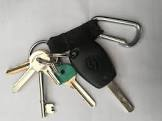
#> input picture images/keys/llaves_30.jpg, 162 x 121 px
$ jupyter execute --allow-errors BoxGenerator.ipynb
#> lines starting #> are read from the running program, lines starting #| are printed output that depends on the picture; after the words box and inside, x2 and y2 are one past the last pixel; in counts of white or black regions, pixels touching at a corner belong together
#> further down, image is the input picture: shape (121, 162, 3); mean B, G, R 152.9, 157.7, 158
[cell 1]
import os
import torch
import torch.nn as nn
import torch.optim as optim
import torchvision
from torchvision import transforms
from torchvision.datasets import ImageFolder
from torch.utils.data import DataLoader
import torch.nn.functional as F
from torch.utils.data import random_split
from PIL import Image
import cv2
import numpy as np
import json
import glob
import re

#> (a cell that did not finish here is left out)

[cell 3]
# Definir la arquitectura del modelo CNN
class CNN(nn.Module):
    # [58 lines left out: functions __init__, forward, predict_image, predict_region, not called in this run]

#> (the rest of this cell did not finish here and is left out)

[cell 4]
learning_rate = 0.001
#> (the rest of this cell did not finish here and is left out)

[cell 5]
# Entrenamiento del modelo
epochs = 16
#> (the rest of this cell did not finish here and is left out)

#> (a cell that did not finish here is left out)

#> (a cell that did not finish here is left out)

[cell 8]
def generate_bounding_boxes(image):
    # Convertir la imagen a escala de grises
    gray = cv2.cvtColor(image, cv2.COLOR_BGR2GRAY)
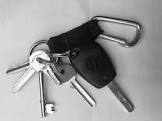
#> gray: shape (121, 162); min 1, max 254, mean 157.3

    # Aplicar un umbral para obtener una imagen binaria
    _, thresh = cv2.threshold(gray, 221, 255, cv2.THRESH_BINARY)
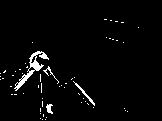
#> thresh: shape (121, 162); 2.8% white in thin lines or dots, all inside (x1, y1, x2, y2) = (0, 19, 139, 120)

    # Aplicar erosión y dilatación para eliminar ruido y conectar regiones
    kernel = np.ones((5,5),np.uint8)
    opening = cv2.morphologyEx(thresh, cv2.MORPH_OPEN, kernel)
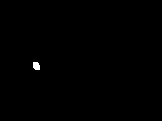
#> opening: shape (121, 162); 0.25% white; 1 white region

    # Encontrar contornos en la imagen binaria
    contours, _ = cv2.findContours(thresh, cv2.RETR_EXTERNAL, cv2.CHAIN_APPROX_SIMPLE)
#> contours = 57 contours, 54 with area under 20; largest, box (x1, y1, x2, y2) and area: (14, 51, 49, 91) 262, (73, 81, 95, 106) 42, (46, 104, 53, 114) 30

    bounding_boxes = []

    # Iterar sobre los contornos encontrados
    for contour in contours:
        area = cv2.contourArea(contour)
        if area > 50:  # Filtrar contornos con un área mínima de 100 píxeles
            # Obtener las coordenadas de la caja delimitadora que rodea al contorno
            x, y, w, h = cv2.boundingRect(contour)
            bounding_boxes.append((x, x+w, y, y+h))  # Formato de caja: (x_min, x_max, y_min, y_max)
#> this loop made 57 passes
#> (area, x, y, w, h) on pass 46: (262, 14, 51, 35, 40)
#> area on passes 12, 30: 30, 42.5
#> after the loop, bounding_boxes = [(14, 49, 51, 91)]

    return bounding_boxes

[cell 9]
def process_images(images, images_names): #Generar KEYS
    annotations = []
    categories = [
        {"id": 91, "name": "keys"},
        {"id": 92, "name": "pencil"},
        {"id": 93, "name": "sneakers"}
    ]

    for idx, image in enumerate(images):
        bounding_boxes = generate_bounding_boxes(image)

        for bbox in bounding_boxes:
            x_min, y_min, x_max, y_max = bbox
            region_of_interest = image[y_min:y_max, x_min:x_max]

            #category_id = model.predict_region(region_of_interest) + 91 # Coco dataset ends in id=90
            category_id = 91
            annotations.append({"image_id": idx, "category_id": category_id, "bbox": [x_min, y_min, x_max - x_min, y_max - y_min]})

    # Construir el diccionario JSON final
    json_data = {"annotations": annotations, "categories": categories, "images": [{"id": i, "file_name": images_names[i]} for i in range(len(images_names))]}

    return json_data

[cell 10]
def process_all_images(images, images_names, category=0):
    annotations = []
    categories = [
        {"id": 91, "name": "keys"},
        {"id": 92, "name": "pencil"},
        {"id": 93, "name": "sneakers"}
    ]

    for idx, image in enumerate(images):
        bounding_boxes = generate_bounding_boxes(image)

        for bbox in bounding_boxes:
            x_min, y_min, x_max, y_max = bbox
            #region_of_interest = image[y_min:y_max, x_min:x_max]

            #category_id = model.predict_region(region_of_interest) + 91 # Coco dataset ends in id=90
            #category_id = 91
            if "llaves" in images_names[idx]:
                category_id = 91
            elif "pencil" in images_names[idx]:
                category_id = 92
            elif "zapatilas" in images_names[idx]:
                category_id = 93
            else:
                category_id = 0  # Otra categoría por defecto
            annotations.append({"image_id": idx, "category_id": category_id, "bbox": [x_min, x_max, y_min, y_max]})

    # Construir el diccionario JSON final
    json_data = {"annotations": annotations, "categories": categories, "images": [{"id": i, "file_name": images_names[i]} for i in range(len(images_names))]}

    return json_data

[cell 11]
# GENERAR BOXES A UNA IMAGEN
image = cv2.imread('./images/keys/llaves_30.jpg')

# Generar las cajas delimitadoras
bounding_boxes = generate_bounding_boxes(image)
#> bounding_boxes = [(14, 49, 51, 91)]

# Dibujar las cajas delimitadoras en la imagen original
for box in bounding_boxes:
    cv2.rectangle(image, (box[0], box[2]), (box[1], box[3]), (0, 255, 0), 2)
    print(box[0], box[1], box[2], box[3])
#> this loop made 1 pass
#| 14 49 51 91
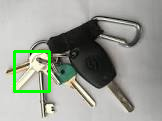
#> image: shape (121, 162, 3); 2.28% of pixels changed, all inside (x1, y1, x2, y2) = (13, 50, 51, 93)

# Mostrar la imagen con las cajas delimitadoras
cv2.imshow('Bounding Boxes', image)
cv2.waitKey(0)
cv2.destroyAllWindows()

[cell 12]
# GENERAR BOXES A TODA LA CARPETA DE IMAGENES DE KEYS
images = []
images_names = []

# Obtener la lista de nombres de archivos de imagen en la carpeta
image_files = glob.glob("./images/keys/*.jpg")
image_files = sorted(image_files, key=lambda x: int(x.split("_")[-1].split(".")[0]))

# Iterar sobre cada archivo de imagen y cargarlo
for image_file in image_files:
    images_names.append(image_file.split('\\')[-1])
    image = cv2.imread(image_file)
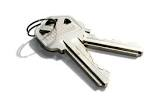
#> input picture images/keys/llaves_0.jpg, 162 x 105 px
#> image is the input picture: shape (105, 162, 3); mean B, G, R 229.3, 231.2, 231.6
    if image is not None:
        images.append(image)
    else:
        print(f"Error: No se pudo cargar la imagen {image_file}")

# Procesar las imágenes y generar las anotaciones
annotations_data = process_images(images, images_names)
#> in process_images, `annotations = []`: annotations = []
#> the loop in process_images, `for idx, image in enumerate(images):` made 5 passes
#> pass 1, in generate_bounding_boxes (call 2), `_, thresh = cv2.threshold(gray, 221, 255, cv2.THRESH_BINARY)`:
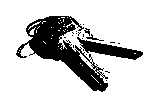
#> thresh: shape (105, 162); 81.5% white; 20 black regions (16 under 20 px), largest, box (x1, y1, x2, y2) and area: (16, 16, 108, 92) 2447, (77, 37, 143, 60) 607, (86, 34, 104, 41) 33, (84, 28, 90, 36) 23
#> pass 1, in generate_bounding_boxes (call 2), `opening = cv2.morphologyEx(thresh, cv2.MORPH_OPEN, kernel)`:
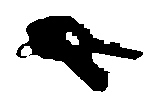
#> opening: shape (105, 162); 77.4% white; 1 black region, box (x1, y1, x2, y2) and area: (16, 16, 143, 92) 3845
#> pass 2, in generate_bounding_boxes (call 3), `gray = cv2.cvtColor(image, cv2.COLOR_BGR2GRAY)`:
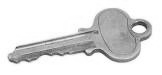
#> gray: shape (75, 162); min 48, max 255, mean 223

# Guardar los datos en un archivo JSON
with open("annotations.json", "w") as json_file:
    json.dump(annotations_data, json_file, indent=4)

print("Annotations saved to annotations.json")

[cell 13]
# [8 lines left out: function custom_sort_key, not called in this run]

[cell 14]
# GENERAR BOXES A TODAS LA CARPETA DE IMAGENES
images = []
images_names = []

# Obtener la lista de nombres de archivos de imagen en la carpeta
image_files = glob.glob("./images/images/train/*.jpg")
image_files = sorted(image_files, key=custom_sort_key)

# Iterar sobre cada archivo de imagen y cargarlo
for image_file in image_files:
    images_names.append(image_file.split('\\')[-1])
    image = cv2.imread(image_file)
    if image is not None:
        images.append(image)
    else:
        print(f"Error: No se pudo cargar la imagen {image_file}")

# Procesar las imágenes y generar las anotaciones
annotations_data = process_all_images(images, images_names)
